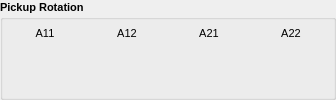
     <widget class="QGroupBox" name="groupBox_3">
      <property name="minimumSize">
       <size>
        <width>0</width>
        <height>0</height>
       </size>
      </property>
      <property name="font">
       <font>
        <pointsize>8</pointsize>
        <weight>75</weight>
        <bold>true</bold>
       </font>
      </property>
      <property name="title">
       <string>Pickup Rotation</string>
      </property>
      <layout class="QGridLayout" name="gridLayout_3">
       <property name="margin">
        <number>2</number>
       </property>
       <property name="spacing">
        <number>2</number>
       </property>
       <item row="1" column="1">
        <widget class="caNumeric" name="caNumeric_10">
         <property name="sizePolicy">
          <sizepolicy hsizetype="Fixed" vsizetype="Fixed">
           <horstretch>0</horstretch>
           <verstretch>0</verstretch>
          </sizepolicy>
         </property>
         <property name="minimumSize">
          <size>
           <width>80</width>
           <height>40</height>
          </size>
         </property>
         <property name="autoFillBackground">
          <bool>false</bool>
         </property>
         <property name="digitsFontScaleEnabled">
          <bool>true</bool>
         </property>
         <property name="channel" stdset="0">
          <string>$(DEV):ROT12</string>
         </property>
         <property name="foreground">
          <color>
           <red>0</red>
           <green>0</green>
           <blue>0</blue>
          </color>
         </property>
         <property name="background">
          <color>
           <red>187</red>
           <green>187</green>
           <blue>187</blue>
          </color>
         </property>
         <property name="precisionMode">
          <enum>caNumeric::Channel</enum>
         </property>
         <property name="fixedFormat">
          <bool>false</bool>
         </property>
         <property name="limitsMode">
          <enum>caNumeric::Channel</enum>
         </property>
         <property name="maxValue">
          <double>1.000000000000000</double>
         </property>
         <property name="minValue">
          <double>-1.000000000000000</double>
         </property>
        </widget>
       </item>
       <item row="1" column="2">
        <widget class="caNumeric" name="caNumeric_11">
         <property name="sizePolicy">
          <sizepolicy hsizetype="Fixed" vsizetype="Fixed">
           <horstretch>0</horstretch>
           <verstretch>0</verstretch>
          </sizepolicy>
         </property>
         <property name="minimumSize">
          <size>
           <width>80</width>
           <height>40</height>
          </size>
         </property>
         <property name="autoFillBackground">
          <bool>false</bool>
         </property>
         <property name="digitsFontScaleEnabled">
          <bool>true</bool>
         </property>
         <property name="channel" stdset="0">
          <string>$(DEV):ROT21</string>
         </property>
         <property name="foreground">
          <color>
           <red>0</red>
           <green>0</green>
           <blue>0</blue>
          </color>
         </property>
         <property name="background">
          <color>
           <red>187</red>
           <green>187</green>
           <blue>187</blue>
          </color>
         </property>
         <property name="precisionMode">
          <enum>caNumeric::Channel</enum>
         </property>
         <property name="fixedFormat">
          <bool>false</bool>
         </property>
         <property name="limitsMode">
          <enum>caNumeric::Channel</enum>
         </property>
         <property name="maxValue">
          <double>1.000000000000000</double>
         </property>
         <property name="minValue">
          <double>-1.000000000000000</double>
         </property>
        </widget>
       </item>
       <item row="1" column="3">
        <widget class="caNumeric" name="caNumeric_12">
         <property name="sizePolicy">
          <sizepolicy hsizetype="Fixed" vsizetype="Fixed">
           <horstretch>0</horstretch>
           <verstretch>0</verstretch>
          </sizepolicy>
         </property>
         <property name="minimumSize">
          <size>
           <width>80</width>
           <height>40</height>
          </size>
         </property>
         <property name="autoFillBackground">
          <bool>false</bool>
         </property>
         <property name="digitsFontScaleEnabled">
          <bool>true</bool>
         </property>
         <property name="channel" stdset="0">
          <string>$(DEV):ROT22</string>
         </property>
         <property name="foreground">
          <color>
           <red>0</red>
           <green>0</green>
           <blue>0</blue>
          </color>
         </property>
         <property name="background">
          <color>
           <red>187</red>
           <green>187</green>
           <blue>187</blue>
          </color>
         </property>
         <property name="precisionMode">
          <enum>caNumeric::Channel</enum>
         </property>
         <property name="fixedFormat">
          <bool>false</bool>
         </property>
         <property name="limitsMode">
          <enum>caNumeric::Channel</enum>
         </property>
         <property name="maxValue">
          <double>1.000000000000000</double>
         </property>
         <property name="minValue">
          <double>-1.000000000000000</double>
         </property>
        </widget>
       </item>
       <item row="1" column="0">
        <widget class="caNumeric" name="caNumeric_9">
         <property name="sizePolicy">
          <sizepolicy hsizetype="Fixed" vsizetype="Fixed">
           <horstretch>0</horstretch>
           <verstretch>0</verstretch>
          </sizepolicy>
         </property>
         <property name="minimumSize">
          <size>
           <width>80</width>
           <height>40</height>
          </size>
         </property>
         <property name="autoFillBackground">
          <bool>false</bool>
         </property>
         <property name="digitsFontScaleEnabled">
          <bool>true</bool>
         </property>
         <property name="channel" stdset="0">
          <string>$(DEV):ROT11</string>
         </property>
         <property name="foreground">
          <color>
           <red>0</red>
           <green>0</green>
           <blue>0</blue>
          </color>
         </property>
         <property name="background">
          <color>
           <red>187</red>
           <green>187</green>
           <blue>187</blue>
          </color>
         </property>
         <property name="precisionMode">
          <enum>caNumeric::Channel</enum>
         </property>
         <property name="fixedFormat">
          <bool>false</bool>
         </property>
         <property name="limitsMode">
          <enum>caNumeric::Channel</enum>
         </property>
         <property name="maxValue">
          <double>1.000000000000000</double>
         </property>
         <property name="minValue">
          <double>-1.000000000000000</double>
         </property>
        </widget>
       </item>
       <item row="0" column="0">
        <widget class="QLabel" name="label_21">
         <property name="sizePolicy">
          <sizepolicy hsizetype="Preferred" vsizetype="Fixed">
           <horstretch>0</horstretch>
           <verstretch>0</verstretch>
          </sizepolicy>
         </property>
         <property name="minimumSize">
          <size>
           <width>0</width>
           <height>15</height>
          </size>
         </property>
         <property name="font">
          <font>
           <weight>50</weight>
           <bold>false</bold>
          </font>
         </property>
         <property name="text">
          <string>A11</string>
         </property>
         <property name="alignment">
          <set>Qt::AlignCenter</set>
         </property>
        </widget>
       </item>
       <item row="0" column="1">
        <widget class="QLabel" name="label_22">
         <property name="sizePolicy">
          <sizepolicy hsizetype="Preferred" vsizetype="Fixed">
           <horstretch>0</horstretch>
           <verstretch>0</verstretch>
          </sizepolicy>
         </property>
         <property name="minimumSize">
          <size>
           <width>0</width>
           <height>15</height>
          </size>
         </property>
         <property name="font">
          <font>
           <weight>50</weight>
           <bold>false</bold>
          </font>
         </property>
         <property name="text">
          <string>A12</string>
         </property>
         <property name="alignment">
          <set>Qt::AlignCenter</set>
         </property>
        </widget>
       </item>
       <item row="0" column="2">
        <widget class="QLabel" name="label_23">
         <property name="sizePolicy">
          <sizepolicy hsizetype="Preferred" vsizetype="Fixed">
           <horstretch>0</horstretch>
           <verstretch>0</verstretch>
          </sizepolicy>
         </property>
         <property name="minimumSize">
          <size>
           <width>0</width>
           <height>15</height>
          </size>
         </property>
         <property name="font">
          <font>
           <weight>50</weight>
           <bold>false</bold>
          </font>
         </property>
         <property name="text">
          <string>A21</string>
         </property>
         <property name="alignment">
          <set>Qt::AlignCenter</set>
         </property>
        </widget>
       </item>
       <item row="0" column="3">
        <widget class="QLabel" name="label_24">
         <property name="sizePolicy">
          <sizepolicy hsizetype="Preferred" vsizetype="Fixed">
           <horstretch>0</horstretch>
           <verstretch>0</verstretch>
          </sizepolicy>
         </property>
         <property name="minimumSize">
          <size>
           <width>0</width>
           <height>15</height>
          </size>
         </property>
         <property name="font">
          <font>
           <weight>50</weight>
           <bold>false</bold>
          </font>
         </property>
         <property name="text">
          <string>A22</string>
         </property>
         <property name="alignment">
          <set>Qt::AlignCenter</set>
         </property>
        </widget>
       </item>
      </layout>
     </widget>
